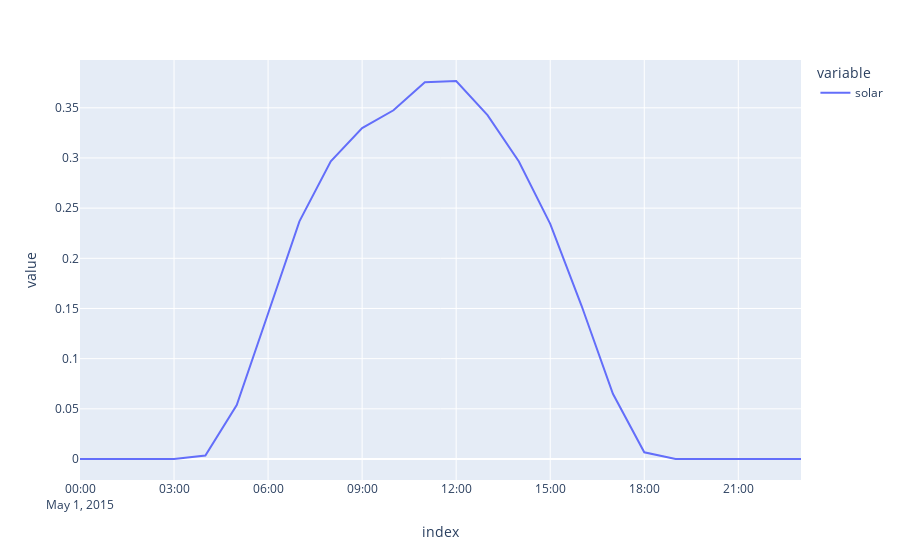

Notebook source saved alongside this figure:
### Code cell
ts.loc["2015-05-01", "solar"].plot()

### Figure 1 — Plotly figure (JSON) as saved in the notebook; plotly's stock layout.template omitted (floating-point values rounded to 4 significant figures)
{"data": [{"hovertemplate": "variable=solar<br>index=%{x}<br>value=%{y}<extra></extra>", "legendgroup": "solar", "line": {"color": "#636efa", "dash": "solid"}, "marker": {"symbol": "circle"}, "mode": "lines", "name": "solar", "orientation": "v", "showlegend": true, "type": "scatter", "x": ["2015-05-01T00:00:00", "2015-05-01T01:00:00", "2015-05-01T02:00:00", "2015-05-01T03:00:00", "2015-05-01T04:00:00", "2015-05-01T05:00:00", "2015-05-01T06:00:00", "2015-05-01T07:00:00", "2015-05-01T08:00:00", "2015-05-01T09:00:00", "2015-05-01T10:00:00", "2015-05-01T11:00:00", "2015-05-01T12:00:00", "2015-05-01T13:00:00", "2015-05-01T14:00:00", "2015-05-01T15:00:00", "2015-05-01T16:00:00", "2015-05-01T17:00:00", "2015-05-01T18:00:00", "2015-05-01T19:00:00", "2015-05-01T20:00:00", "2015-05-01T21:00:00", "2015-05-01T22:00:00", "2015-05-01T23:00:00"], "xaxis": "x", "y": [0, 0, 0, 0, 0.0034, 0.0538, 0.145, 0.2368, 0.2967, 0.3297, 0.3475, 0.3755, 0.3767, 0.3427, 0.2965, 0.2343, 0.1527, 0.065, 0.0067, 0, 0, 0, 0, 0], "yaxis": "y"}], "layout": {"legend": {"title": {"text": "variable"}, "tracegroupgap": 0}, "margin": {"t": 60}, "xaxis": {"anchor": "y", "domain": [0, 1], "title": {"text": "index"}}, "yaxis": {"anchor": "x", "domain": [0, 1], "title": {"text": "value"}}}}
